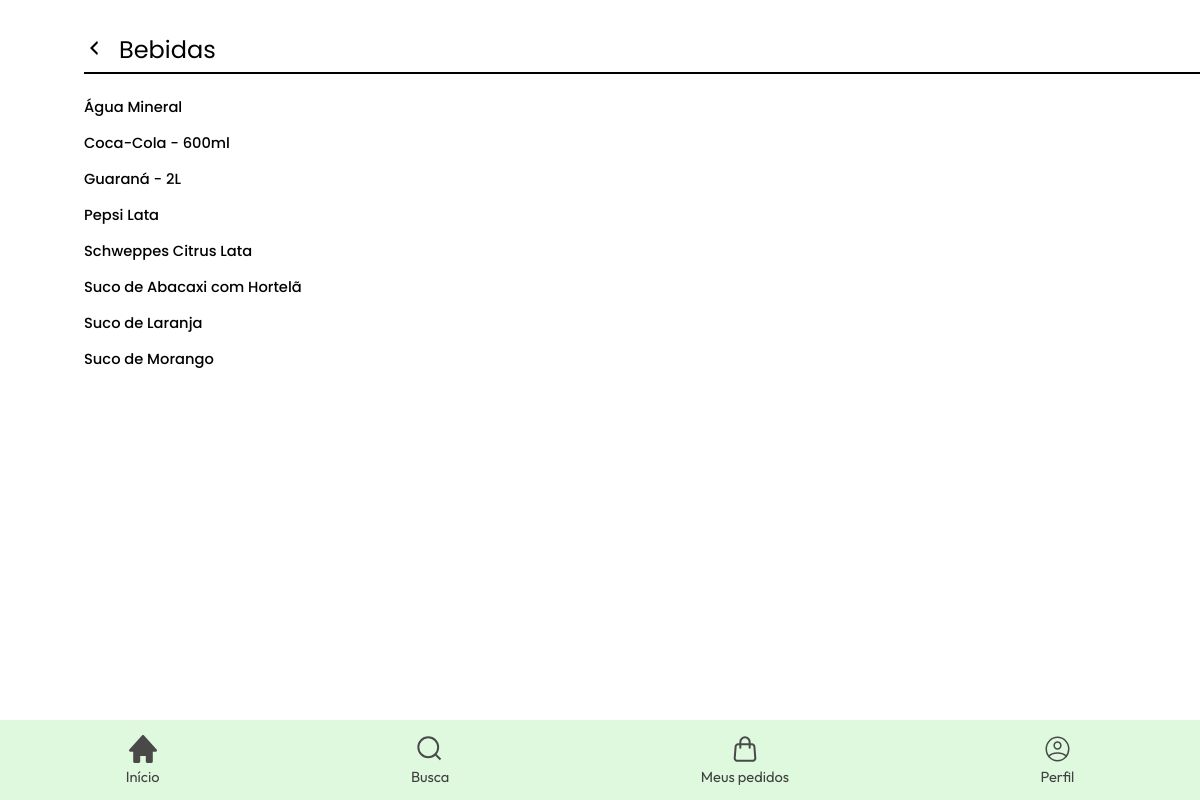
The page /screens/pages/resultados_categoria.php?categoria=6 (signed in) on the database its author committed.
### tables this page shows
CREATE TABLE `categoria` (
  `id_categoria` int(11) NOT NULL,
  `nome_categoria` varchar(50) NOT NULL
);

CREATE TABLE `cardapio` (
  `id_cardapio` int(11) NOT NULL,
  `nome_produto` varchar(50) NOT NULL,
  `preco_produto` float NOT NULL,
  `descricao_produto` varchar(250) NOT NULL,
  `peso_produto` int(11) NOT NULL,
  `id_categoria` int(11) NOT NULL,
  `e_destaque` tinyint(1) NOT NULL
);

### screens/pages/resultados_categoria.php (the view, shortened to what this page needs)
<?php
  require_once('../../dbconnect.php');
?>
<!DOCTYPE html>
<html lang="pt-br">
    <head>
        <link rel="stylesheet" href="../styles/styles.css">
    </head>
    <body>
        <main>
            <?php
                $id_categoria = $_GET['categoria'];
                $sql_produto = "SELECT * FROM cardapio
                INNER JOIN categoria ON cardapio.id_categoria = categoria.id_categoria
                WHERE categoria.id_categoria = $id_categoria ORDER BY nome_produto ASC";
                $results_produto = mysqli_query($conn, $sql_produto);
            ?>
            <div>
                <div class="categorias">
                    <a href="categorias.php" id="voltar-pesquisa">
                        <svg width="20" height="20" viewBox="0 0 20 20" fill="none" xmlns="http://www.w3.org/2000/svg">
                            <path d="M14 5L9 10L14 15L13 17L6 10L13 3L14 5Z" fill="black"/>
                        </svg>
                    </a>
                    <p id="categoria"><?php echo mysqli_fetch_assoc($results_produto)['nome_categoria']?></p>
                </div>
                <div class="retangulo"></div>
            </div>
            <div id="resultados">
                <?php
                    $results_produto = mysqli_query($conn, $sql_produto);
                    if (mysqli_num_rows($results_produto) > 0) {
                        echo "<form action=\"produto.php\" method=\"post\" style=\"margin-bottom: 15vh;\">";
                        while($linha = mysqli_fetch_assoc($results_produto)) {
                            echo "<button value=" . $linha["id_cardapio"] . " name=\"produto\"><h3>". $linha["nome_produto"]. "</h3></button><br>";
                        }
                        echo "</form>";
                    } else {
                        echo "<p>Nenhum produto encontrado</p>";
                    }
                ?>
            </div>
        </main>
    </body>
</html>

### screens/styles/styles.css (style rules this page uses)
* { padding: 0; margin: 0; }
main { width: 100%; margin-bottom: 20px; }
body { width: 100%; display: flex; justify-content: center; }
a { text-decoration: none; color: inherit; }
nav { width: 100%; position: fixed; bottom: 0; z-index: 1; user-select: none; background-color: #DFF9DE; display: flex; flex-direction: column; align-items: center; }
#navbar { width: 100%; height: 10vh; min-height: 50px; max-height: 100px; display: flex; justify-content: space-between; }
#list { display: flex; width: 100%; align-items: center; justify-content: space-around; }
#list li a { text-decoration: none; color: #414141; }
nav li { text-align: center; display: block; color: #494949; font-family: 'Outfit', sans-serif; font-size: 11pt; font-weight: 400; }
.categorias { font-family: 'Poppins', sans-serif; font-weight: 400; font-size: 18pt; margin-left: 7%; margin-top: 25px; }
.retangulo { width: 93%; height: 2px; background-color: black; float: right; margin-top: 5px; }

### screens/pages/resultados_categoria.php (style rules this page uses)
#resultados { width: 80%; margin: 30px auto 0 7%; }
#resultados h3 { font-family: 'Poppins', sans-serif; font-weight: 500; font-size: 11pt; margin-bottom: 15px; text-align: left; }
button { border: none; background-color: transparent; }
.categorias { display: flex; align-items: center; margin-top: 2rem; }
#categoria { font-family: 'Poppins', sans-serif; font-weight: 400; font-size: 18pt; margin-left: 15px; }

### rows shown on the page
categoria: nome_categoria "Bebidas"
cardapio: $linha["id_cardapio"] 5 (drawn), nome_produto "Água Mineral"
cardapio: $linha["id_cardapio"] 27 (drawn), nome_produto "Coca-Cola - 600ml"
cardapio: $linha["id_cardapio"] 28 (drawn), nome_produto "Guaraná - 2L"
cardapio: $linha["id_cardapio"] 11 (drawn), nome_produto "Pepsi Lata"
cardapio: $linha["id_cardapio"] 31 (drawn), nome_produto "Schweppes Citrus Lata"
cardapio: $linha["id_cardapio"] 9 (drawn), nome_produto "Suco de Abacaxi com Hortelã"
cardapio: $linha["id_cardapio"] 29 (drawn), nome_produto "Suco de Laranja"
cardapio: $linha["id_cardapio"] 30 (drawn), nome_produto "Suco de Morango"
